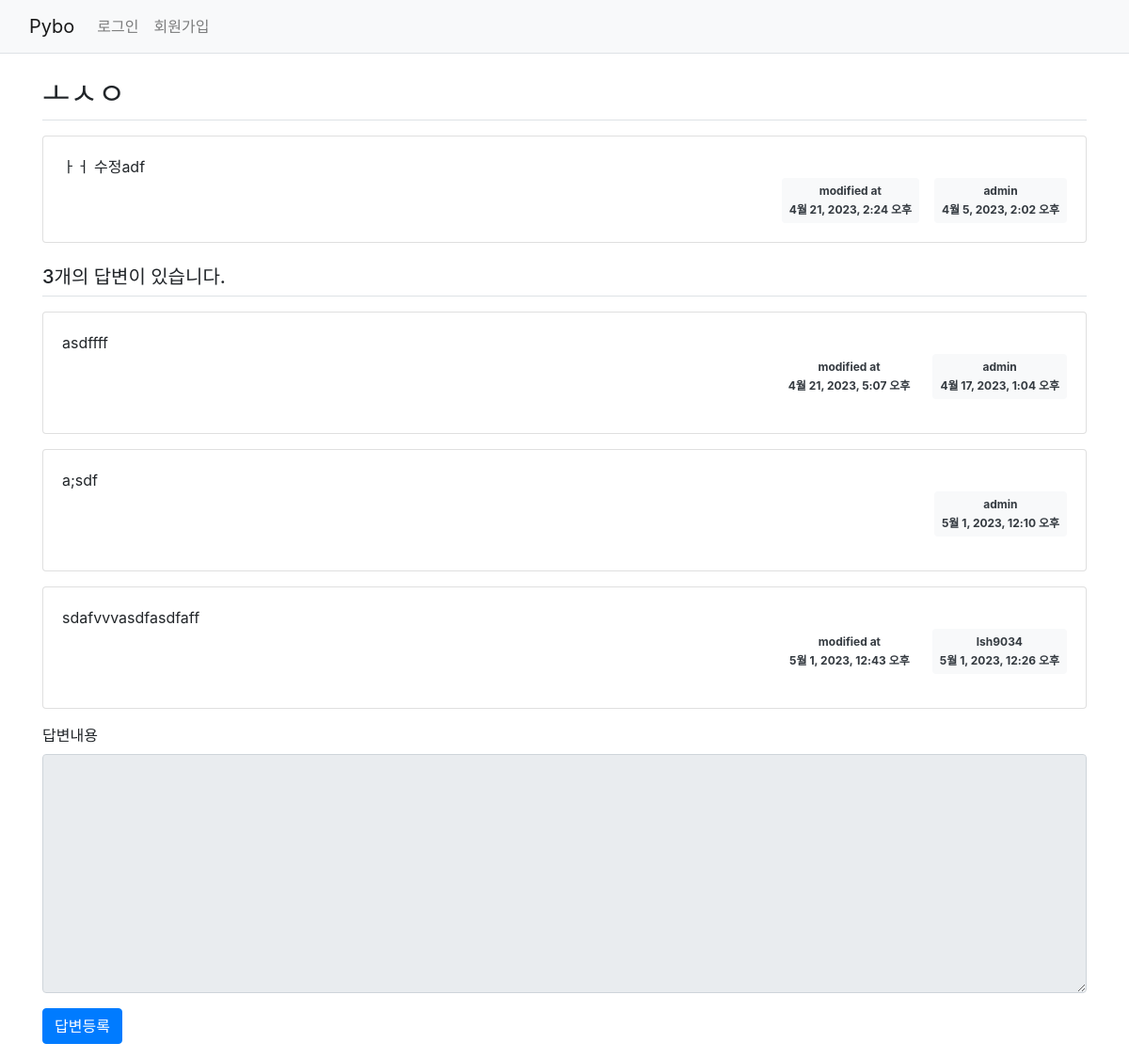
Page /pybo/306/ on the committed database.
### pybo/models.py (models this page shows, shortened)
class Question(models.Model):
    author = models.ForeignKey(User, on_delete=models.CASCADE)
    subject = models.CharField(max_length=200)
    content = models.TextField()
    create_date = models.DateTimeField()
    modify_date = models.DateTimeField(null=True, blank=True)

class Answer(models.Model):
    author = models.ForeignKey(User, on_delete=models.CASCADE)
    question = models.ForeignKey(Question, on_delete=models.CASCADE)  # 질문에 종속시킨다는 의미이다. 질문사라지면 답변도 사라짐
    content = models.TextField()
    create_date = models.DateTimeField()
    modify_date = models.DateTimeField(null=True, blank=True)

### pybo/views.py (the view)
# urls.py: path('<int:question_id>/', views.detail, name='detail'),
def detail(request, question_id):
    question = get_object_or_404(Question, pk=question_id)
    context = {'question': question}
    return render(request, 'pybo/question_detail.html', context)

### templates/pybo/question_detail.html (shortened to what this page needs)
{% extends 'base.html' %}
{% block content %}
    <div class="container my-3">
    <h2 class="border-bottom py-2">{{ question.subject }}</h2>
    <div class="card my-3">
        <div class="card-body">
            <div class="card-text" style="white-space: pre-line;">{{ question.content }}</div>
            <div class="d-flex justify-content-end">
                {% if question.modify_date %}
                    <div class="badge bg-light text-dark p-2 text-start mx-3">
                        <div class="mb-2">modified at</div>
                        <div>{{ question.modify_date }}</div>
                    </div>
                {% endif %}
                <div class="badge bg-light text-dark p-2 text-start">
                    <div class="mb-2">{{ question.author.username }}</div>
                    <div>{{ question.create_date }}</div>
                </div>
            </div>
        </div>
    </div>
    <h5 class="border-bottom my-3 py-2">{{ question.answer_set.count }}개의 답변이 있습니다.</h5>
    {% for answer in question.answer_set.all %}
        <div class="card my-3">
            <div class="card-body">
                <div class="card-text" style="white-space: pre-line;">{{ answer.content }}</div>
                <div class="d-flex justify-content-end">
                    {% if answer.modify_date %}
                        <div class="badge be-light text-dark p-2 text-start mx-3">
                            <div class="mb-2">modified at</div>
                            <div>{{ answer.modify_date }}</div>
                        </div>
                    {% endif %}
                    <div class="badge bg-light text-dark p-2 text-start">
                        <div class="mb-2">{{ answer.author.username }}</div>
                        <div>{{ answer.create_date }}</div>
                    </div>
                </div>
            </div>
        </div>
    {% endfor %}
    <form action="{% url 'pybo:answer_create' question.id %}" method="post" class="my-3">
        <div class="mb-3">
            <label for="content" class="form-label">답변내용</label>
            <textarea {% if not user.is_authenticated %}disabled{% endif %}
                      name="content" id="content" class="form-control" rows="10"></textarea>
        </div>
        <input type="submit" value="답변등록" class="btn btn-primary">
    </form>
    </div>
{% endblock %}

### rows in the picture
Question: subject "ㅗㅅㅇ", content "ㅏㅓ 수정adf", modify_date "4월 21, 2023, 2:24 오후", author.username "admin", create_date "4월 5, 2023, 2:02 오후", answer_set.count "3"
Answer: content "asdffff", modify_date "4월 21, 2023, 5:07 오후", author.username "admin", create_date "4월 17, 2023, 1:04 오후"
Answer: content "a;sdf", author.username "admin", create_date "5월 1, 2023, 12:10 오후"
Answer: content "sdafvvvasdfasdfaff", modify_date "5월 1, 2023, 12:43 오후", author.username "lsh9034", create_date "5월 1, 2023, 12:26 오후"
